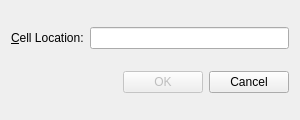
<?xml version="1.0" encoding="UTF-8"?>
<ui version="4.0">
 <class>Dialog01</class>
 <widget class="QDialog" name="Dialog01">
  <property name="geometry">
   <rect>
    <x>0</x>
    <y>0</y>
    <width>300</width>
    <height>120</height>
   </rect>
  </property>
  <property name="minimumSize">
   <size>
    <width>300</width>
    <height>120</height>
   </size>
  </property>
  <property name="maximumSize">
   <size>
    <width>300</width>
    <height>120</height>
   </size>
  </property>
  <property name="windowTitle">
   <string>第一个弹窗</string>
  </property>
  <layout class="QVBoxLayout" name="verticalLayout">
   <item>
    <layout class="QHBoxLayout" name="horizontalLayout">
     <item>
      <widget class="QLabel" name="label">
       <property name="text">
        <string>&amp;Cell Location:</string>
       </property>
       <property name="buddy">
        <cstring>lineEdit</cstring>
       </property>
      </widget>
     </item>
     <item>
      <widget class="QLineEdit" name="lineEdit"/>
     </item>
    </layout>
   </item>
   <item>
    <layout class="QHBoxLayout" name="horizontalLayout_2">
     <item>
      <spacer name="horizontalSpacer">
       <property name="orientation">
        <enum>Qt::Horizontal</enum>
       </property>
       <property name="sizeHint" stdset="0">
        <size>
         <width>40</width>
         <height>20</height>
        </size>
       </property>
      </spacer>
     </item>
     <item>
      <widget class="QPushButton" name="pushButton">
       <property name="enabled">
        <bool>false</bool>
       </property>
       <property name="text">
        <string>OK</string>
       </property>
      </widget>
     </item>
     <item>
      <widget class="QPushButton" name="pushButton_2">
       <property name="text">
        <string>Cancel</string>
       </property>
      </widget>
     </item>
    </layout>
   </item>
  </layout>
 </widget>
 <resources/>
 <connections/>
</ui>
